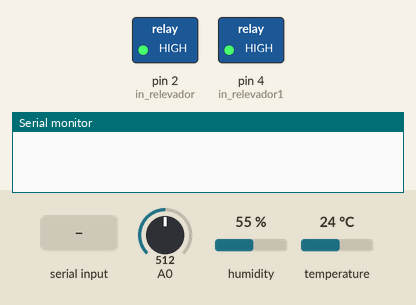
The sketch below on a simulated Arduino Uno, built with avr-gcc and run on an emulated ATmega328P. On the bench: switched loads named in the sketch (green lamp = pin HIGH), the last lines printed to the serial monitor. Inputs (shaded band) come from the test bench; at power-on: A0 = 512, humidity 55 %, temperature 24 °C.

Above: at 1.2 s.
1.3 s: "a\n" received over the second serial link
At 2.5 s:
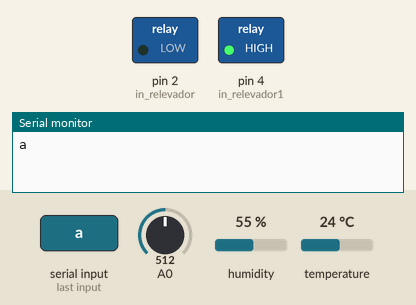
2.8 s: "c\n" received over the second serial link
At 3.7 s:
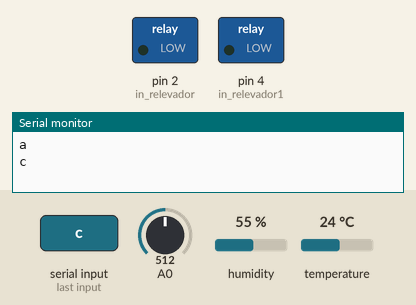
4.3 s: "b\n" received over the second serial link
At 4.9 s:
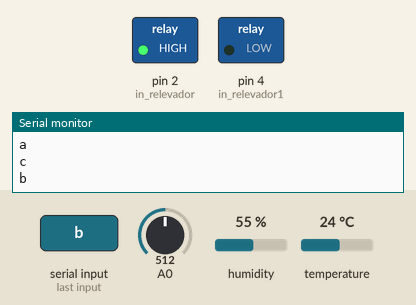
Timing chart, 0 to 7.3 s (numbered marks = the images above; inputs shaded):
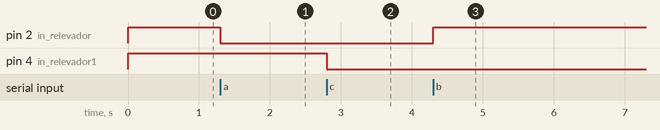

Measured:
- after the input at 1.3 s, pin 2 (in_relevador): HIGH → LOW at once
- after the input at 2.8 s, pin 4 (in_relevador1): HIGH → LOW at once
- after the input at 4.3 s, pin 2 (in_relevador): LOW → HIGH at once

The sketch:

arduino.ino
```cpp
#include <SoftwareSerial.h>
#include <pt.h>
#include <dht.h>

#define DHT11_PIN 3

SoftwareSerial mySerial(11, 12); // RX, TX
dht DHT;

int in0 = analogRead(A0);

struct pt hilo1; //Abre hilo
struct pt hilo2;
struct pt hilo3;

float humedad; //Guarda el valor de la humedad tierra
float h; //Guarda el valor de la humedad
float te; //Guarda el valor de la temperatura
char Incoming_value = 0; //Guarda valor entrante del hardware
char stateRelay = 'b'; //Si el estado es "b" esta apagado
char stateRelay1 = 'b';

const int in_relevador = 2; //Declaro el puerto digital del relay
const int in_relevador1 = 4;

void setup() {
  Serial.begin(9600);
  mySerial.begin(9600);

  PT_INIT(&hilo1);
  PT_INIT(&hilo2);
  PT_INIT(&hilo3);
  pinMode(in_relevador, OUTPUT);
  pinMode(in_relevador1, OUTPUT);
  digitalWrite(in_relevador, HIGH);
  digitalWrite(in_relevador1, HIGH);
}

void loop() {
  if(mySerial.available() >0)
  {
    Incoming_value = mySerial.read(); //Lee los datos enviados por la app y los guarda en la variable Incoming_value
    Serial.print(Incoming_value);        //Imprime valor leido en el serial
    Serial.print("\n");
    if(Incoming_value == 'a'){            //Si el valor es "a" lo prendera
      digitalWrite(in_relevador, LOW);
      stateRelay = 'a';
    }
    else if(Incoming_value == 'b' ){       //Si el valor es "b" lo apagara
      digitalWrite(in_relevador, HIGH);
      stateRelay = 'b';
    }
    else if(Incoming_value == 'c'){       //Si el valor es "c" lo prendera
      digitalWrite(in_relevador1, LOW);
      stateRelay1 = 'a';
    }
    else if(Incoming_value == 'd'){       //Si el valor es "d" lo apagara
      digitalWrite(in_relevador1, HIGH);
      stateRelay1 = 'b';
    }
  }
  sendStateRelay(&hilo3);
  readSensors();
  sendAndroidValues(&hilo2);
}

void readSensors()
{
  //Humedad tierra
  float read = analogRead(in0);
  humedad = map(read,0 , 1023, 100,0);
  //Temperatura y humedad
  dht11(&hilo1);
}

void sendAndroidValues(struct pt *pt){
  PT_BEGIN(pt);
  static long t = 0;

  //puts # before the values so our app knows what to do with the data
  mySerial.print('#');
  mySerial.print(h);
  mySerial.print('+');
  mySerial.print(te);
  mySerial.print('+');
  mySerial.print(humedad);
  mySerial.print('~'); //used as an end of transmission character - used in app for string length
  //mySerial.println();

  t = millis();
  PT_WAIT_UNTIL(pt, (millis()-t)>1000);
  PT_END(pt);
}

void sendStateRelay(struct pt *pt){
  PT_BEGIN(pt);
  static long t = 0;

  //puts # before the values so our app knows what to do with the data
  mySerial.print('E');
  mySerial.print(stateRelay);
  mySerial.print('+');
  mySerial.print(stateRelay1);
  mySerial.print('-'); //used as an end of transmission character - used in app for string length

  t = millis();
  PT_WAIT_UNTIL(pt, (millis()-t)>400);
  PT_END(pt);
}

void dht11(struct pt *pt){
  PT_BEGIN(pt);
  static long t = 0;
  DHT.read11(DHT11_PIN);
  te = DHT.temperature;
  h = DHT.humidity;
  t = millis();
  PT_WAIT_WHILE(pt, (millis()-t)<2000);
  PT_END(pt);
}
```
